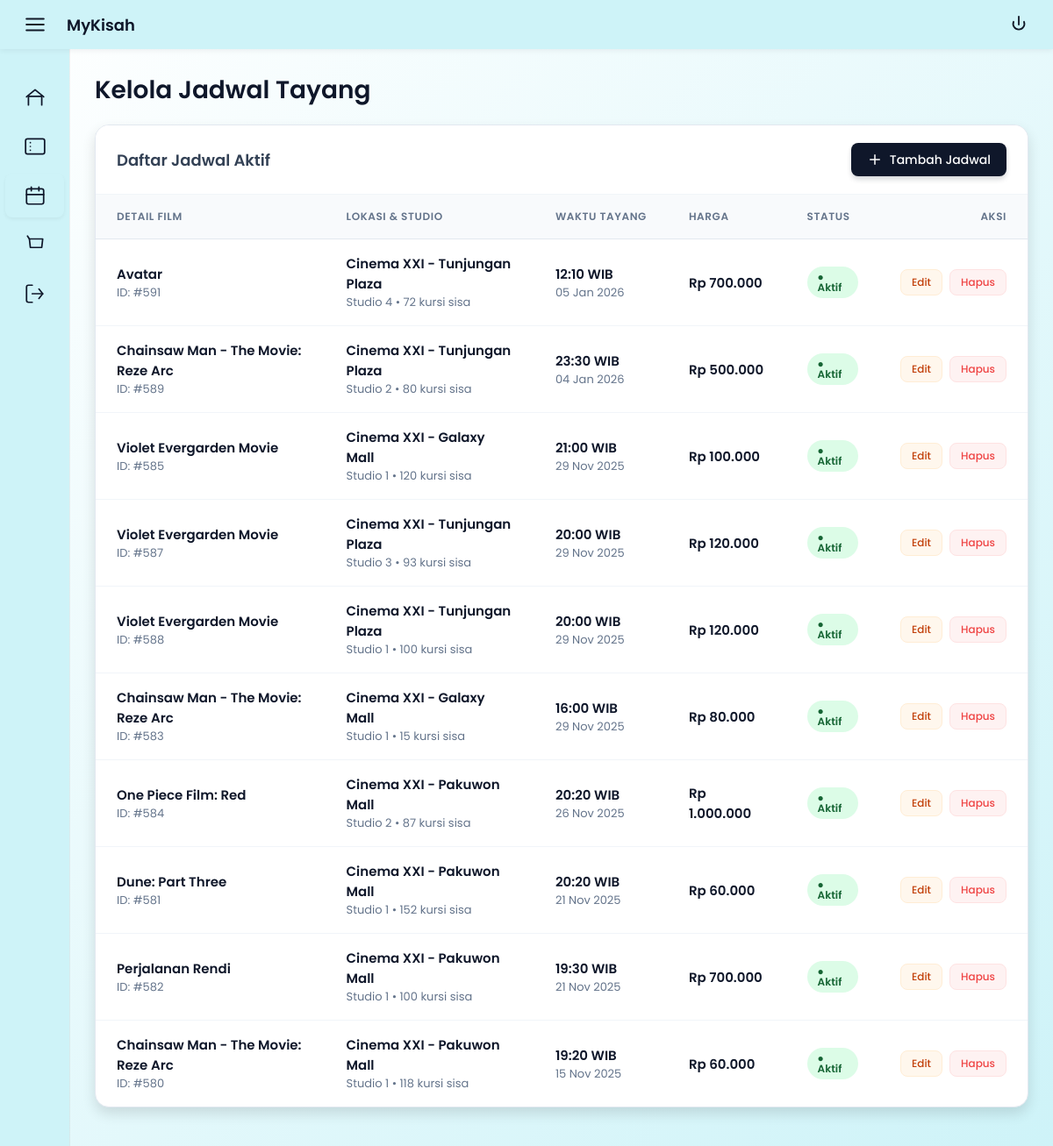
Screenshot of /admin/manage-schedules.php (signed in) with the database file from the repository.
### tables this page shows
CREATE TABLE `schedules` (
  `schedule_id` int NOT NULL,
  `movie_id` int NOT NULL,
  `hall_id` int NOT NULL,
  `show_date` date NOT NULL,
  `show_time` time NOT NULL,
  `price` decimal(10,2) NOT NULL,
  `available_seats` int NOT NULL,
  `status` enum('active','full','cancelled') DEFAULT 'active',
  `created_at` timestamp NULL DEFAULT CURRENT_TIMESTAMP
);

CREATE TABLE `movies` (
  `movie_id` int NOT NULL,
  `title` varchar(200) NOT NULL,
  `description` text,
  `duration` int NOT NULL,
  `genre` varchar(100) DEFAULT NULL,
  `rating` varchar(10) DEFAULT NULL,
  `poster_url` varchar(255) DEFAULT NULL,
  `trailer_url` varchar(255) DEFAULT NULL,
  `release_date` date DEFAULT NULL,
  `status` enum('now_playing','coming_soon','archived') DEFAULT 'now_playing',
  `created_at` timestamp NULL DEFAULT CURRENT_TIMESTAMP,
  `updated_at` timestamp NULL DEFAULT CURRENT_TIMESTAMP ON UPDATE CURRENT_TIMESTAMP
);

CREATE TABLE `theaters` (
  `theater_id` int NOT NULL,
  `name` varchar(100) NOT NULL,
  `location` varchar(255) NOT NULL,
  `city` varchar(100) NOT NULL,
  `address` text,
  `created_at` timestamp NULL DEFAULT CURRENT_TIMESTAMP
);

CREATE TABLE `halls` (
  `hall_id` int NOT NULL,
  `theater_id` int NOT NULL,
  `hall_name` varchar(50) NOT NULL,
  `total_seats` int NOT NULL,
  `seat_layout` text,
  `created_at` timestamp NULL DEFAULT CURRENT_TIMESTAMP
);

### includes/config.php (called while the page is built, shortened)
<?php
class Database {
    private $host = DB_HOST;
    private $user = DB_USER;
    private $pass = DB_PASS;
    private $dbname = DB_NAME;
    private $conn;
    private function connect() {
        try {
            $this->conn = new mysqli(
                $this->host,
                $this->user,
                $this->pass,
                $this->dbname
            );
            $this->conn->set_charset("utf8mb4");
        } catch (Exception $e) {
            die("Database connection failed: " . $e->getMessage());
        }
    }
    public function query($sql) {
        return $this->conn->query($sql);
    }
}
$db = new Database();

### admin/manage-schedules.php (the view, shortened to what this page needs)
<?php
require_once '../includes/config.php';
$schedules_sql = "SELECT s.*, m.title as movie_title, h.hall_name, t.name as theater_name, t.theater_id
                  FROM schedules s
                  INNER JOIN movies m ON s.movie_id = m.movie_id
                  INNER JOIN halls h ON s.hall_id = h.hall_id
                  INNER JOIN theaters t ON h.theater_id = t.theater_id
                  ORDER BY s.show_date DESC, s.show_time DESC";
$schedules = $db->query($schedules_sql);
?>
<!DOCTYPE html>
<html lang="id">
<head>
</head>
<body>
  <div class="topbar" role="banner">
    <div id="hamburger" class="hamburger" aria-label="Toggle menu" title="Toggle menu">
      <svg width="26" height="26" viewBox="0 0 24 24" fill="none" xmlns="http://www.w3.org/2000/svg" aria-hidden="true">
        <path d="M3 6h18M3 12h18M3 18h18" stroke="#111827" stroke-width="2" stroke-linecap="round" stroke-linejoin="round"/>
      </svg>
    </div>
    <div class="brand" aria-label="Site name">
      <div style="display:flex;flex-direction:column;"><div>MyKisah</div></div>
    </div>
    <div class="top-actions" role="region" aria-label="Top actions">
      <button class="logout-btn" onclick="window.location.href='../logout.php'" title="Logout (sign out)" aria-label="Logout">
      </button>
    </div>
  </div>
  <div class="layout" role="application">
    <aside id="sidebar" class="sidebar" aria-label="Main menu">
      <nav class="menu" role="navigation" aria-label="Sidebar">
        <a class="menu-item" href="index.php">
          <svg viewBox="0 0 24 24" fill="none" xmlns="http://www.w3.org/2000/svg"><path d="M3 11.5L12 4l9 7.5" stroke="#0f172a" stroke-width="1.6" stroke-linecap="round" stroke-linejoin="round"/><path d="M5 20V11h14v9" stroke="#0f172a" stroke-width="1.6" stroke-linecap="round" stroke-linejoin="round"/></svg>
        </a>
        <a class="menu-item" href="manage-movies.php">
        </a>
        <a class="menu-item active" href="manage-schedules.php">
          <svg viewBox="0 0 24 24" fill="none" xmlns="http://www.w3.org/2000/svg"><rect x="3" y="5" width="18" height="16" rx="2" stroke="#0f172a" stroke-width="1.6"/><path d="M16 3v4M8 3v4M3 11h18" stroke="#0f172a" stroke-width="1.6" stroke-linecap="round" stroke-linejoin="round"/></svg>
        </a>
        <a class="menu-item" href="manage-bookings.php">
          <svg viewBox="0 0 24 24" fill="none" xmlns="http://www.w3.org/2000/svg"><path d="M6 6h14l-1 9H7L6 6z" stroke="#0f172a" stroke-width="1.6" stroke-linecap="round" stroke-linejoin="round"/><path d="M6 6L4 3" stroke="#0f172a" stroke-width="1.6" stroke-linecap="round"/></svg>
        </a>
        <a class="menu-item" href="../index.php">
        </a>
      </nav>
      <div class="sidebar-panel" aria-hidden="true"></div>
    </aside>
    <main class="content" role="main">
      <div class="page-title">Kelola Jadwal Tayang</div>
      <div class="card">
        <div class="header-actions">
            <h2>Daftar Jadwal Aktif</h2>
            <button class="btn btn-primary" onclick="openModal()">
                <svg width="18" height="18" viewBox="0 0 24 24" fill="none" stroke="currentColor" stroke-width="2">
                    <path d="M12 5v14M5 12h14" stroke-linecap="round" stroke-linejoin="round"/>
                </svg>
                Tambah Jadwal
            </button>
        </div>
        <div class="table-responsive">
            <table role="table">
                <thead>
                    <tr>
                        <th>Detail Film</th>
                        <th>Lokasi & Studio</th>
                        <th>Waktu Tayang</th>
                        <th>Harga</th>
                        <th>Status</th>
                        <th style="text-align:right;">Aksi</th>
                    </tr>
                </thead>
                <tbody>
                    <?php if ($schedules && $schedules->num_rows > 0): ?>
                        <?php while ($schedule = $schedules->fetch_assoc()): ?>
                            <tr>
                                <td>
                                    <div class="text-primary-bold"><?php echo htmlspecialchars($schedule['movie_title']); ?></div>
                                    <div class="text-secondary">ID: #<?php echo $schedule['schedule_id']; ?></div>
                                </td>
                                <td>
                                    <div class="text-primary-bold"><?php echo htmlspecialchars($schedule['theater_name']); ?></div>
                                    <div class="text-secondary"><?php echo htmlspecialchars($schedule['hall_name']); ?> • <?php echo $schedule['available_seats']; ?> kursi sisa</div>
                                </td>
                                <td>
                                    <div class="text-primary-bold"><?php echo date('H:i', strtotime($schedule['show_time'])); ?> WIB</div>
                                    <div class="text-secondary"><?php echo date('d M Y', strtotime($schedule['show_date'])); ?></div>
                                </td>
                                <td>
                                    <div class="text-primary-bold" style="color:#0f172a;">Rp <?php echo number_format($schedule['price'], 0, ',', '.'); ?></div>
                                </td>
                                <td>
                                    <?php if ($schedule['status'] == 'active'): ?>
                                        <span class="badge badge-success">● Aktif</span>
                                    <?php elseif ($schedule['status'] == 'full'): ?>
                                        <span class="badge badge-warning">● Penuh</span>
                                    <?php else: ?>
                                        <span class="badge badge-danger">● Batal</span>
                                    <?php endif; ?>
                                </td>
                                <td style="text-align:right;">
                                    <div style="display:inline-flex; gap:8px;">
                                        <button class="btn btn-warning" style="padding: 8px 12px; font-size:12px;"
                                                onclick='editSchedule(<?php echo json_encode($schedule, JSON_HEX_TAG | JSON_HEX_AMP | JSON_HEX_APOS | JSON_HEX_QUOT); ?>)'>
                                                Edit
                                        </button>
                                        <a href="?delete=<?php echo $schedule['schedule_id']; ?>"
                                           class="btn btn-danger"
                                           style="padding: 8px 12px; font-size:12px;"
                                           onclick="return confirm('Yakin ingin menghapus jadwal ini?')">
                                            Hapus
                                        </a>
                                    </div>
                                </td>
                            </tr>
                        <?php endwhile; ?>
                    <?php endif; ?>
                </tbody>
            </table>
        </div>
      </div>
    </main>
  </div>
</body>
</html>

### admin/manage-schedules.php (style rules this page uses)
:root { --accent:#CEF3F8; --card-bg:#ffffff; --muted:#6b7280; --dark:#0f172a; --green:#29bf51; --danger:#e02424; --shadow: 0 7px 15px rgba(0,0,0,0.12); --topbar-height:56px; }
*, *::before, *::after { box-sizing: border-box; }
html,body { height:100%; margin:0; font-family:'Poppins',sans-serif; background: linear-gradient(135deg, #FFFFFF 0%, #CEF3F8 100%); color:var(--dark); }
.topbar { position: sticky; top: 0; height: var(--topbar-height); background: #cef3f8; z-index: 9999; display:flex; align-items:center; gap:16px; padding:8px 20px; box-shadow: 0 2px 6px rgba(16,24,40,0.06); }
.hamburger { width:40px; height:40px; display:flex; align-items:center; justify-content:center; cursor:pointer; border-radius:8px; color: var(--dark); }
.brand { display:flex; align-items:center; gap:12px; font-weight:600; font-size:18px; color: var(--dark); }
.top-actions { margin-left:auto; display:flex; align-items:center; gap:8px; }
.logout-btn { background: transparent; border: 0; cursor: pointer; padding: 8px; border-radius: 8px; display: flex; align-items: center; justify-content: center; }
.layout { display:flex; min-height: calc(100vh - var(--topbar-height)); }
.sidebar { width:80px; transition: width .22s ease; display:flex; flex-direction:column; align-items:center; padding-top:12px; border-right: 1px solid rgba(0,0,0,0.06); position: relative; z-index: 10; background: transparent; }
.menu { margin-top: 12px; width:100%; }
.menu-item { display:flex; align-items:center; gap:14px; padding:12px; color:var(--dark); text-decoration:none; border-radius:8px; margin:6px; cursor:pointer; transition:background .15s; font-weight: 400; }
.menu-item.active { background: var(--accent); color: var(--dark); font-weight: 600; box-shadow: 0 2px 4px rgba(0,0,0,0.05); }
.menu-item svg { width:26px; height:26px; flex-shrink:0; display:block; }
.sidebar:not(.open) .menu-item { justify-content:center; padding-left:0; padding-right:0; }
.sidebar-panel { position: absolute; left: 0; top: 0; width: 100%; height: 100%; background: linear-gradient(180deg, rgba(206,243,248,1) 0%, rgba(206,243,248,1) 100%); z-index: -1; }
.content { flex:1; padding: 20px 28px; position: relative; z-index:1; overflow-x: auto; }
.page-title { font-size:28px; font-weight:600; margin:6px 0 18px 0; color: var(--dark); }
.card { background: #fff; border-radius: 16px; box-shadow: var(--shadow); border: 1px solid #e2e8f0; margin-bottom: 24px; overflow: hidden; }
.header-actions { padding: 20px 24px; display:flex; align-items:center; justify-content:space-between; border-bottom: 1px solid #f1f5f9; background: #fff; }
.header-actions h2 { margin:0; font-size:18px; font-weight: 600; color: #334155; }
.btn { padding: 10px 18px; border: none; border-radius: 8px; font-family: 'Poppins', sans-serif; font-weight: 500; font-size: 14px; cursor: pointer; transition: all 0.2s; text-decoration: none; display: inline-flex; align-items:center; gap:8px; line-height: 1; white-space: nowrap; flex-shrink: 0; }
.btn-primary { background: #0f172a; color: white; box-shadow: 0 4px 6px -1px rgba(15, 23, 42, 0.2); }
.btn-warning { background: #fff7ed; color: #c2410c; border: 1px solid #ffedd5; }
.btn-danger { background: #fef2f2; color: #ef4444; border: 1px solid #fee2e2; }
.table-responsive { width: 100%; overflow-x: auto; }
table { width: 100%; border-collapse: separate; border-spacing: 0; font-size: 14px; }
thead th { background: #f8fafc; color: #64748b; font-weight: 600; font-size: 12px; text-transform: uppercase; letter-spacing: 0.05em; padding: 16px 24px; text-align: left; border-bottom: 1px solid #e2e8f0; white-space: nowrap; }
tbody td { padding: 16px 24px; vertical-align: middle; border-bottom: 1px solid #f1f5f9; color: #334155; transition: background-color 0.2s; }
tbody tr:last-child td { border-bottom: none; }
.text-primary-bold { color: #0f172a; font-weight: 600; font-size: 15px; }
.text-secondary { color: #64748b; font-size: 13px; }
.badge { padding: 6px 12px; font-size: 12px; font-weight: 600; border-radius: 9999px; display: inline-flex; align-items: center; gap: 4px; line-height: 1; }
.badge-success { background: #dcfce7; color: #166534; }

### rows the page displays
schedules: movie.title "Avatar", schedule_id "591", theaters.name "Cinema XXI - Tunjungan Plaza", hall.hall_name "Studio 4", available_seats "72", show_time "12:10", show_date "05 Jan 2026", price "700.000", status "● Aktif"
schedules: movie.title "Chainsaw Man - The Movie: Reze Arc", schedule_id "589", theaters.name "Cinema XXI - Tunjungan Plaza", hall.hall_name "Studio 2", available_seats "80", show_time "23:30", show_date "04 Jan 2026", price "500.000", status "● Aktif"
schedules: movie.title "Violet Evergarden Movie", schedule_id "585", theaters.name "Cinema XXI - Galaxy Mall", hall.hall_name "Studio 1", available_seats "120", show_time "21:00", show_date "29 Nov 2025", price "100.000", status "● Aktif"
schedules: movie.title "Violet Evergarden Movie", schedule_id "587", theaters.name "Cinema XXI - Tunjungan Plaza", hall.hall_name "Studio 3", available_seats "93", show_time "20:00", show_date "29 Nov 2025", price "120.000", status "● Aktif"
schedules: movie.title "Violet Evergarden Movie", schedule_id "588", theaters.name "Cinema XXI - Tunjungan Plaza", hall.hall_name "Studio 1", available_seats "100", show_time "20:00", show_date "29 Nov 2025", price "120.000", status "● Aktif"
schedules: movie.title "Chainsaw Man - The Movie: Reze Arc", schedule_id "583", theaters.name "Cinema XXI - Galaxy Mall", hall.hall_name "Studio 1", available_seats "15", show_time "16:00", show_date "29 Nov 2025", price "80.000", status "● Aktif"
schedules: movie.title "One Piece Film: Red", schedule_id "584", theaters.name "Cinema XXI - Pakuwon Mall", hall.hall_name "Studio 2", available_seats "87", show_time "20:20", show_date "26 Nov 2025", price "1.000.000", status "● Aktif"
schedules: movie.title "Dune: Part Three", schedule_id "581", theaters.name "Cinema XXI - Pakuwon Mall", hall.hall_name "Studio 1", available_seats "152", show_time "20:20", show_date "21 Nov 2025", price "60.000", status "● Aktif"
schedules: movie.title "Perjalanan Rendi", schedule_id "582", theaters.name "Cinema XXI - Pakuwon Mall", hall.hall_name "Studio 1", available_seats "100", show_time "19:30", show_date "21 Nov 2025", price "700.000", status "● Aktif"
schedules: movie.title "Chainsaw Man - The Movie: Reze Arc", schedule_id "580", theaters.name "Cinema XXI - Pakuwon Mall", hall.hall_name "Studio 1", available_seats "118", show_time "19:20", show_date "15 Nov 2025", price "60.000", status "● Aktif"
